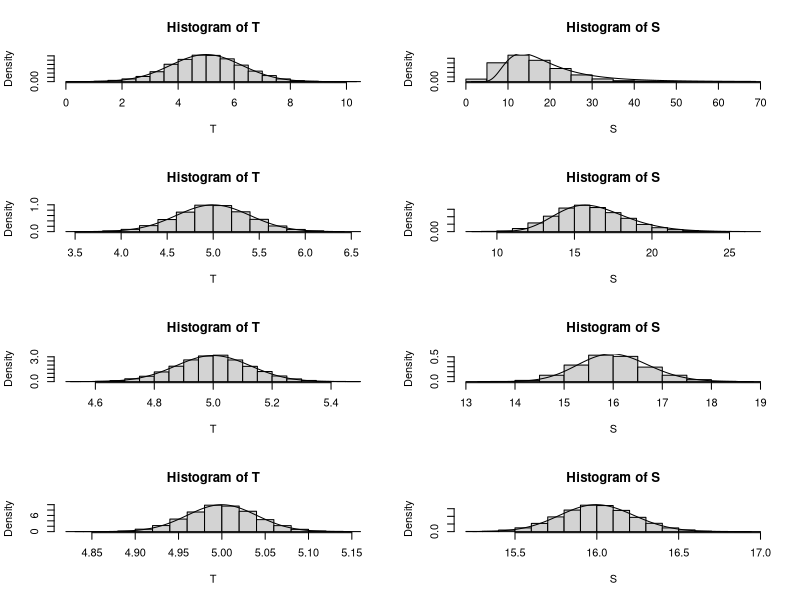

Reproduce this figure in R.
### Chapter 10

### Meta-analysis stats
library(MCMCpack)
mu = 5  ## true mean
sigma = 4 ## true standard deviation
N = 10^(1:4)
n = 10000
par(mfrow=c(4,2))
for(i in 1:4){
  T = S = rep(NA,n)
  for(j in 1:n){
    x = rnorm(N[i],mu,sigma)
    T[j] = mean(x)
    S[j] = var(x)
  }
  hist(T,probability=TRUE)
  xseq = seq(min(T),max(T),length=1000)
  lines(xseq,dnorm(xseq,mu,sigma/sqrt(N[i])))
  hist(S,probability=TRUE)
  sseq = seq(min(S),max(S),length=1000)
  lines(sseq,dinvgamma(sseq,N[i]/2,N[i]/2*sigma^2))  
}
